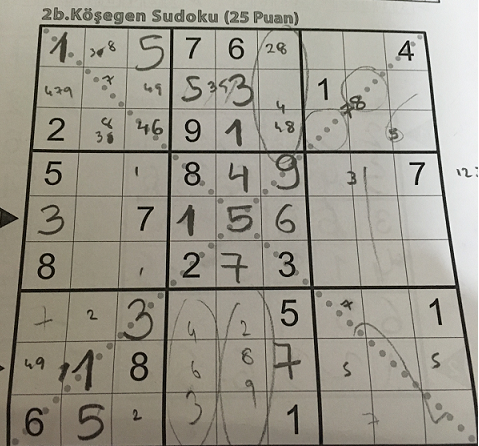
#> input picture Goruntu Isleme/Beginning/resimler/sudoku.png, 479 x 446 px
$ python ornk28.py   (older library calls are emulated)
#> lines starting #> are read from the running program, lines starting #| are printed output that depends on the picture
#-*-coding: utf-8 -*-
#Sobel ve Laplacian Filtreleri
import numpy as np
import cv2
from matplotlib import pyplot as plt

img=cv2.imread('resimler/sudoku.png',0)
#> img: shape (446, 479); min 0, max 255, mean 151.6

#CV_ farklı laplacelar kullanıla bilir.
#for i in dir(cv2):
#    if i.startswith('CV'):
#        print i

laplacian=cv2.Laplacian(img,cv2.CV_64F)
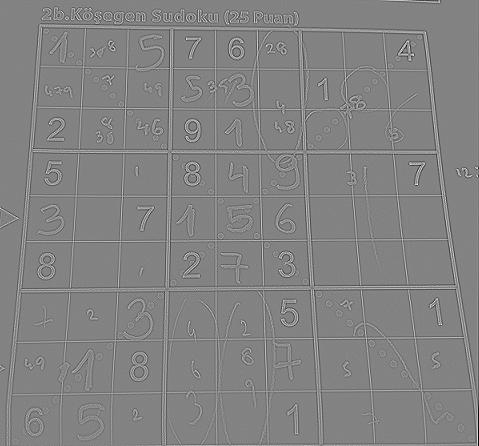
#> laplacian: shape (446, 479) float64; min -468, max 444, mean 0; drawn with min black and max white
sobelx=cv2.Sobel(img,cv2.CV_64F,1,0,ksize=11) #ksize degerleri degistirilerek sonuc iyilestirile bilir.
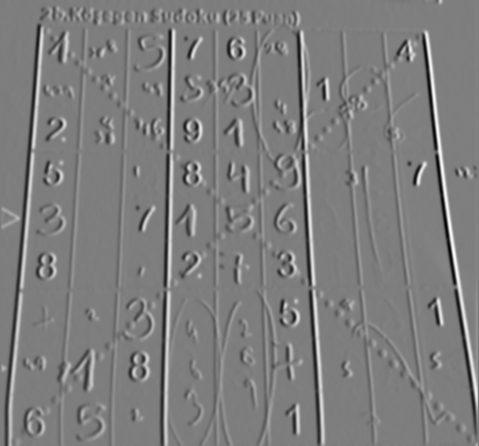
#> sobelx: shape (446, 479) float64; min -23586921, max 24243121, mean 83954.3; drawn with min black and max white
sobely=cv2.Sobel(img,cv2.CV_64F,0,1,ksize=11)
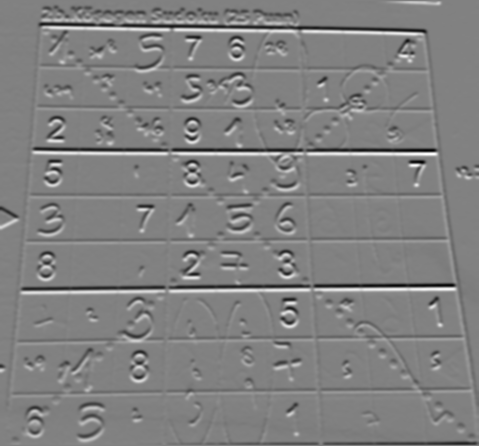
#> sobely: shape (446, 479) float64; min -21866661, max 21114752, mean -109180.9; drawn with min black and max white

plt.subplot(2,2,1),plt.imshow(img,cmap='gray')
plt.title('Original'),plt.xticks([]),plt.yticks([])
plt.subplot(2,2,2),plt.imshow(laplacian,cmap = 'gray')
plt.title('Laplacian'), plt.xticks([]), plt.yticks([])
plt.subplot(2,2,3),plt.imshow(sobelx,cmap = 'gray')
plt.title('Sobel X'), plt.xticks([]), plt.yticks([])
plt.subplot(2,2,4),plt.imshow(sobely,cmap = 'gray')
plt.title('Sobel Y'), plt.xticks([]), plt.yticks([])
plt.show()
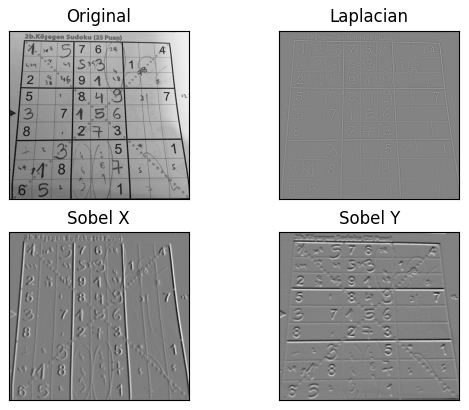
#> figure drawn by matplotlib, 4 panels

$ run again, with Goruntu Isleme/Beginning/resimler/apple.jpg saved as Goruntu Isleme/Beginning/resimler/sudoku.png
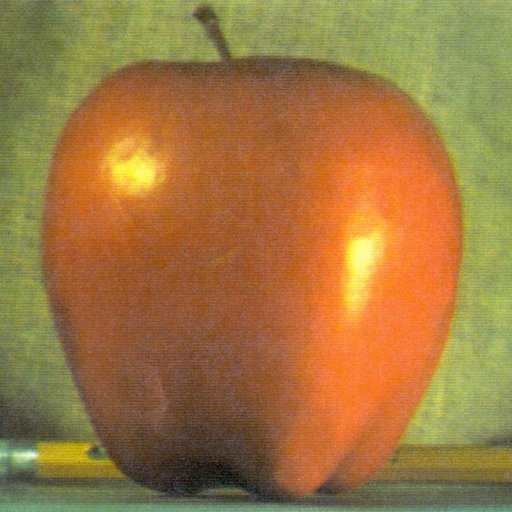
#> input picture Goruntu Isleme/Beginning/resimler/apple.jpg, 512 x 512 px
#> `sobelx=cv2.Sobel(img,cv2.CV_64F,1,0,ksize=11)`:
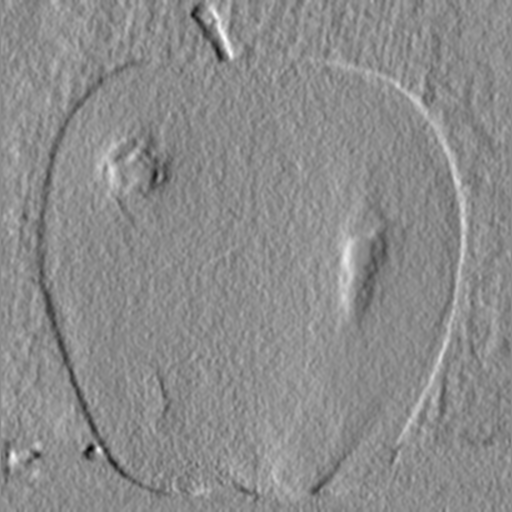
#> sobelx: shape (512, 512) float64; min -6759753, max 5567721, mean 32414.5; drawn with min black and max white
#> `sobely=cv2.Sobel(img,cv2.CV_64F,0,1,ksize=11)`:
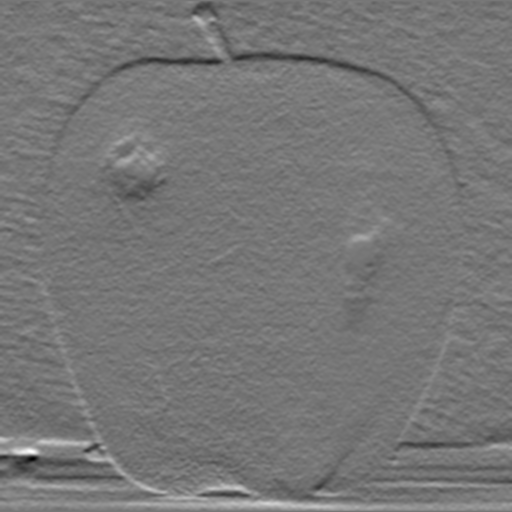
#> sobely: shape (512, 512) float64; min -9695740, max 11041912, mean -15307.6; drawn with min black and max white
